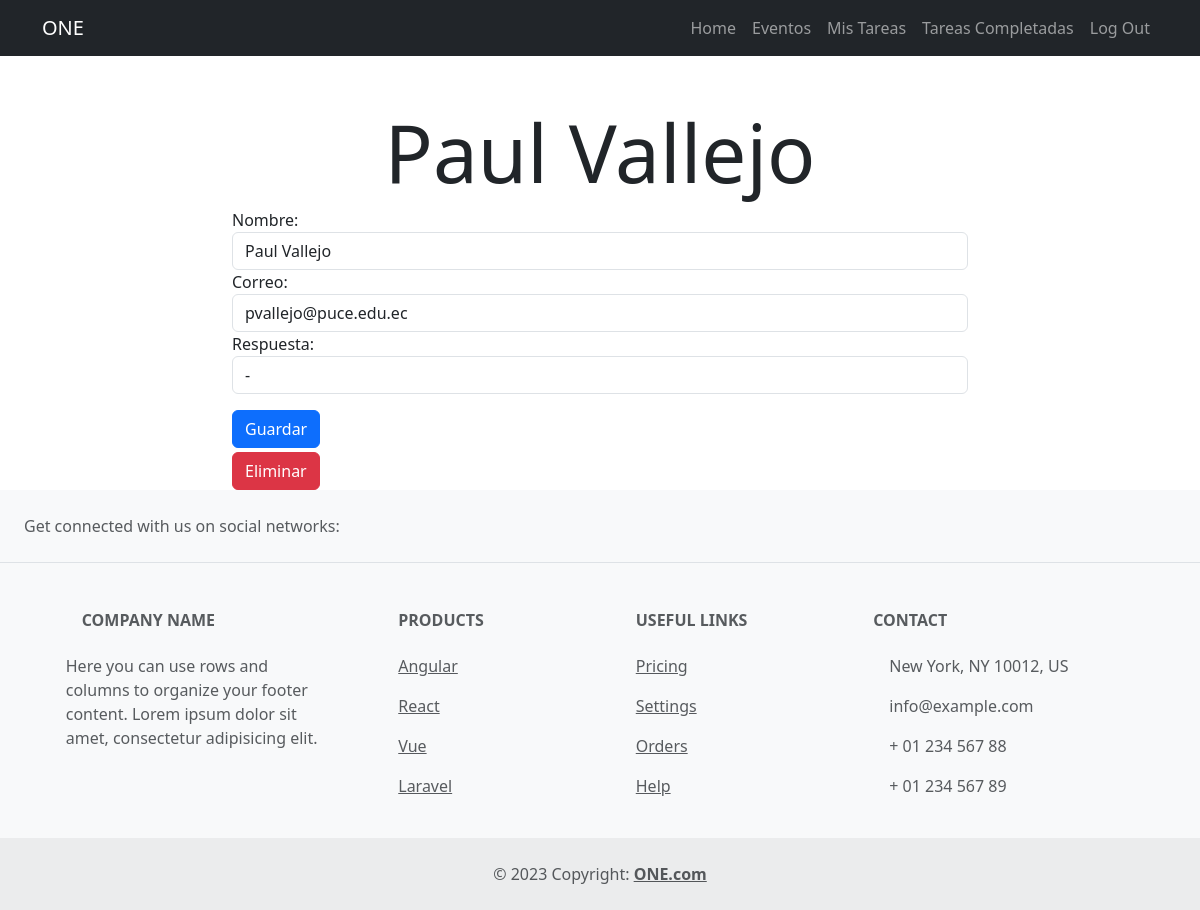
The page /invitados/detail/12/14/ (signed in) on the database its author committed.
### invitados/models.py (models this page shows, shortened)
class Invitado(models.Model):
    nombre = models.CharField(max_length=80)
    correo = models.CharField(max_length=80)
    respuesta = models.CharField(max_length=2, null=True)
    evento = models.ForeignKey(Evento, blank=True , on_delete=models.CASCADE)

### invitados/views.py (the view, shortened to what this page needs)
# urls.py: path('invitados/detail/<int:invitado_id>/<int:evento_id>/', invitado_detail, name = 'invitado_detail'),
@login_required
def invitado_detail(request, invitado_id, evento_id):
    if request.method == 'GET':
        invitado = get_object_or_404(Invitado, pk=invitado_id)
        evento = get_object_or_404(Evento, pk=evento_id)
        form = FormularioInvitado(instance=invitado)
        return render(request, 'invitado_detail.html', {'invitado': invitado, 'form': form, 'evento': evento})

### invitados/forms.py
class FormularioInvitado(forms.ModelForm):
    class Meta:
            model = Invitado
            fields = ['nombre', 'correo', 'respuesta' ]
            widgets = {
                'nombre': forms.TextInput(attrs={'class': 'form-control', 'placeholder': 'Escriba su nombre'}),
                'correo': forms.TextInput(attrs={'class': 'form-control', 'placeholder': 'Escriba su correo electrónico'}),
                'respuesta': forms.TextInput(attrs={'class': 'form-control'})
            }

### invitados/templates/invitado_detail.html (shortened to what this page needs)
{% extends 'base.html' %}
{% block content%}
<main class="container">
    <div class="row">
        <div class="col-md-8 offset-md-2">
            <h1 class="display-1 text-center mt-5">{{invitado.nombre}}</h1>
            <form action="{% url 'invitado_detail' invitado.id invitado.evento.id %}" method="POST">
                {{form}}
                <button class="btn btn-primary mt-3">Guardar</button>
            </form>
            <form action="{% url 'invitado_eliminar' invitado.id invitado.evento.id %}"  method="post">
                <button class="btn btn-danger mt-1">Eliminar</button>
            </form>
        </div>
    </div>
</main>
{% endblock %}

### rows shown on the page
Invitado: nombre "Paul Vallejo", correo "pvallejo@puce.edu.ec", respuesta "-"
